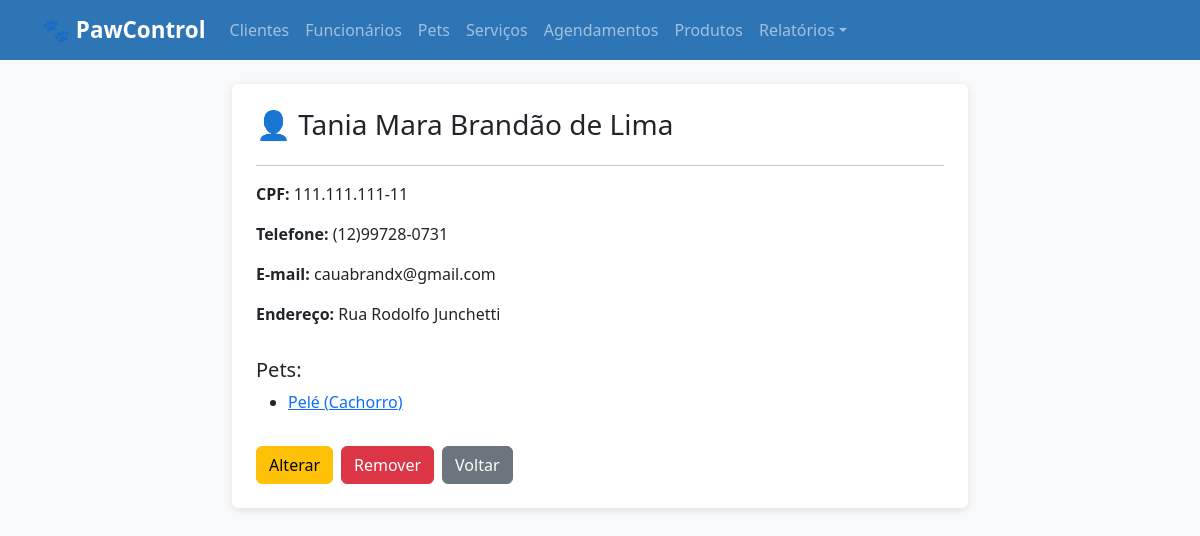
Screenshot of /clientes/2/ with the database file from the repository.
### core/models.py (models this page shows, shortened)
class Cliente(models.Model):
    nome = models.CharField(max_length=150)
    cpf = models.CharField(max_length=14, unique=True)
    telefone = models.CharField(max_length=20)
    email = models.EmailField(blank=True, null=True)
    endereco = models.CharField(max_length=300, blank=True, null=True)
    class Meta:
        ordering = ['nome']

class Pet(models.Model):
    ESPECIE_CHOICES = [
        ('Cachorro', 'Cachorro'),
        ('Gato', 'Gato'),
        ('Ave', 'Ave'),
        ('Roedor', 'Roedor'),
        ('Outro', 'Outro'),
    ]
    PORTE_CHOICES = [
        ('Pequeno', 'Pequeno'),
        ('Médio', 'Médio'),
        ('Grande', 'Grande'),
    ]
    nome = models.CharField(max_length=100)
    especie = models.CharField(max_length=20, choices=ESPECIE_CHOICES)
    porte = models.CharField(max_length=10, choices=PORTE_CHOICES, default='Médio', verbose_name='Porte')
    raca = models.CharField(max_length=100, blank=True, null=True, verbose_name='Raça')
    data_nascimento = models.DateField(blank=True, null=True, verbose_name='Data de Nascimento')
    peso = models.DecimalField(max_digits=5, decimal_places=2, blank=True, null=True, verbose_name='Peso (kg)')
    observacoes = models.TextField(max_length=500, blank=True, null=True, verbose_name='Observações')
    cliente = models.ForeignKey(Cliente, on_delete=models.PROTECT, related_name='pets')
    class Meta:
        ordering = ['nome']

### core/views.py (the view)
# urls.py: path('clientes/<int:pk>/', views.cliente_detalhar, name='cliente_detalhar'),
def cliente_detalhar(request, pk):
    cliente = get_object_or_404(Cliente, pk=pk)
    return render(request, 'core/cliente_detalhar.html', {'cliente': cliente})

### core/templates/core/cliente_detalhar.html (shortened to what this page needs)
{% extends "core/base.html" %}
{% block content %}
<div class="row justify-content-center"><div class="col-md-8"><div class="card p-4">
    <h3>👤 {{ cliente.nome }}</h3><hr>
    <p><strong>CPF:</strong> {{ cliente.cpf }}</p><p><strong>Telefone:</strong> {{ cliente.telefone }}</p><p><strong>E-mail:</strong> {{ cliente.email|default:"Não informado" }}</p><p><strong>Endereço:</strong> {{ cliente.endereco|default:"Não informado" }}</p>
    {% if cliente.pets.all %}<h5 class="mt-3">Pets:</h5><ul>{% for pet in cliente.pets.all %}<li><a href="{% url 'pet_detalhar' pet.pk %}">{{ pet.nome }} ({{ pet.especie }})</a></li>{% endfor %}</ul>{% endif %}
    <div class="d-flex gap-2 mt-3"><a href="{% url 'cliente_alterar' cliente.pk %}" class="btn btn-warning">Alterar</a><a href="{% url 'cliente_remover' cliente.pk %}" class="btn btn-danger">Remover</a><a href="{% url 'cliente_listar' %}" class="btn btn-secondary">Voltar</a></div>
</div></div></div>
{% endblock %}

### core/templates/core/base.html (style rules this page uses)
body { background-color: #f8f9fa; }
.card { border: none; box-shadow: 0 2px 8px rgba(0,0,0,0.1); }

### rows the page displays
Cliente: nome "Tania Mara Brandão de Lima", cpf "111.111.111-11", telefone "(12)99728-0731", email "cauabrandx@gmail.com", endereco "Rua Rodolfo Junchetti"
Pet: nome "Pelé", especie "Cachorro"
